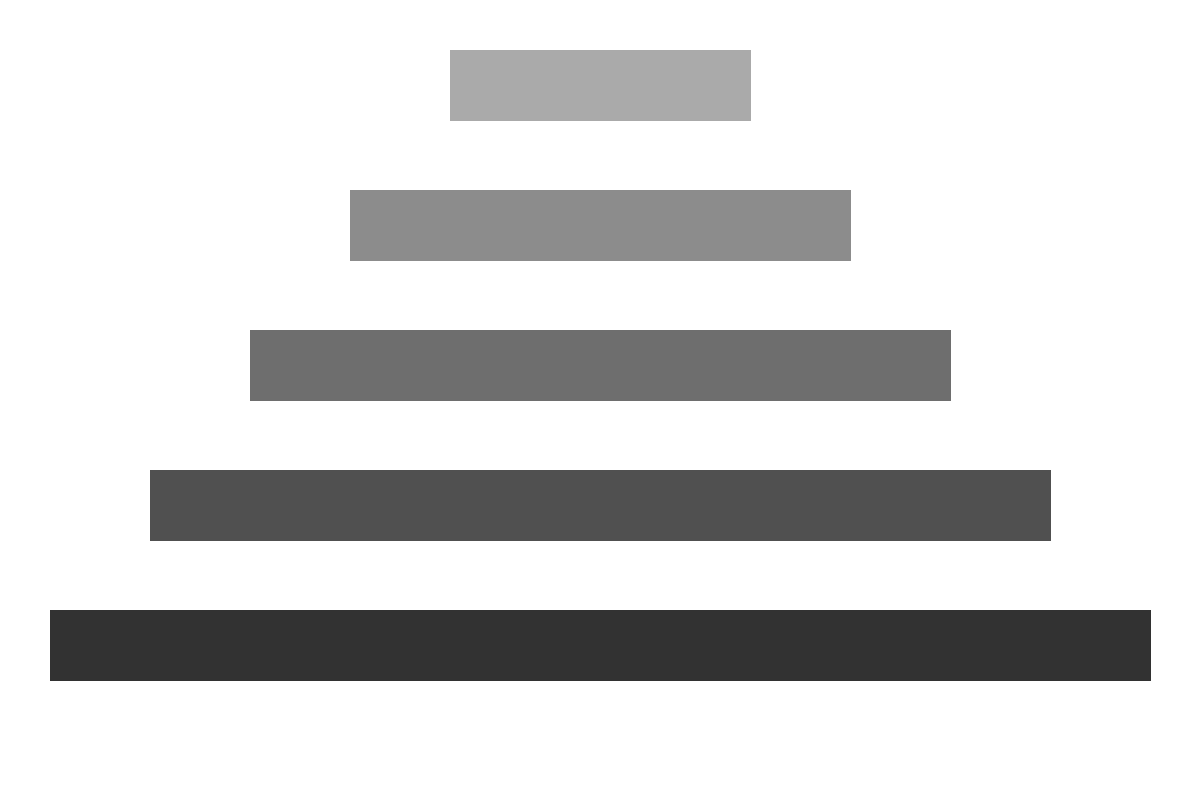
Frame 1 (no input)
Frame 60 (the mouse pressed at the canvas centre just before this capture): identical to frame 1, image omitted
Frame 120 (the mouse held since frame 60 and released just before this capture): identical to frame 1, image omitted

The Processing sketch that drew this single still picture (run headless with seeded random() and noise(); from frame 60 on, the mouse is pressed at the canvas centre):

// Processing sketch: machs_band
// ── machs_band.pde
int color_from = 50, color_to=200;
float size = 0;
void setup() {
  size(1200, 800);
}

void mouseMoved() {
  size = (float)(mouseY-50)/700;
  size = size>1?1:(size<0?0:size);
}

void draw() {
  background(#FFFFFF);

  for (int i = 0; i<5; i++) {
    int c = (color_to-color_from)/5*i+color_from;
    fill(c);
    stroke(c);
    rect(50+i*100, 800-(1+i)*140-50, 1100-2*i*100, ((int)70+70*size));
  }
}
